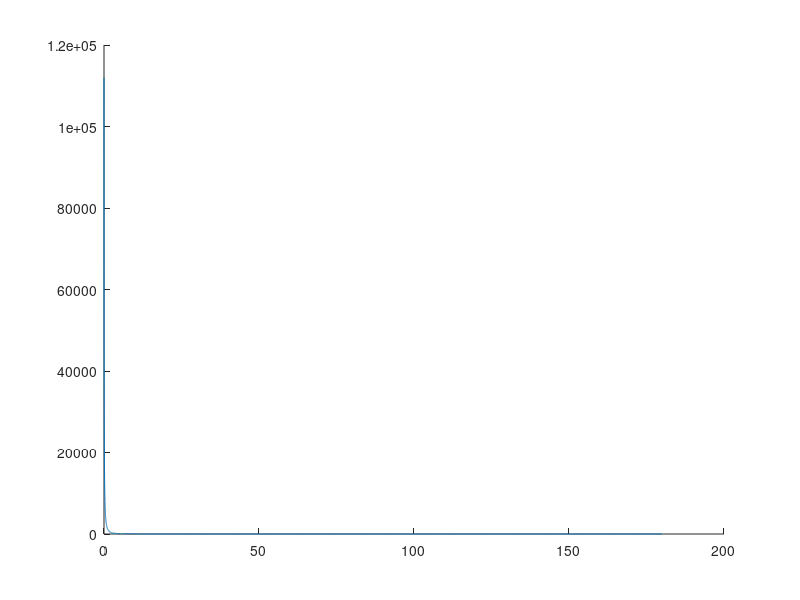

Source code (MATLAB):
% 经验 Petzold 相函数，源自论文:
% THEORETICAL AND EMPIRICAL PHASE FUNCTIONS FOR MONTE CARLO CALCULATIONS OF
% LIGHT SCATTERING IN SEAWATER by Vladimir I. Haltrin

% 定义散射角度 theta (单位: 度)
% 在 0-10 度范围内使用高分辨率，在 10-180 度范围内使用较低分辨率
theta = [[0:0.01:10] [10.1:0.1:180]]; 
% 备选方案1: 使用均匀间隔定义 theta
% theta = [0:180/5000:180];
% 备选方案2: 使用弧度制定义 theta
% theta = [0:pi/5000:pi];
 

% % 港口水体参数
% c = 2.190;
% a = 0.366;
% % 近岸水体参数 (当前启用)
% c = 0.22 + 0.179;
% a = 0.179;
% % 清澈水体参数
% c = 0.0374 + 0.114;
% a = 0.114;
% % Petzold 清澈水体模型 1
c = 0.199;
a = 0.082;
% % Petzold 近岸水体模型 1
% c = 0.470;
% a = 0.195;


% 计算散射系数 b, b = c - a (衰减 = 吸收 + 散射)
b = c-a;
% 计算单次散射反照率 albedo (散射系数 / 衰减系数, b/c, 无量纲)
albedo = (c-a)/c;


% 根据 Haltrin 经验公式计算中间系数
q = 2.598 + 17.748*sqrt(b) - 16.722*b + 5.932*b*sqrt(b);
k1 = 1.188 - 0.688*albedo;
k2 = 0.1*(3.07 - 1.90*albedo);
k3 = 0.01*(4.58 - 3.02*albedo);
k4 = 0.001*(3.24 - 2.25*albedo);
k5 = 0.0001*(0.84 - 0.61*albedo);


% 计算经验相函数
phase_func = (4*pi/b)*exp(q*(1 + ((-1)^1*k1*theta.^(1/2)) ...
                                + ((-1)^2*k2*theta.^(2/2)) ...
                                + ((-1)^3*k3*theta.^(3/2)) ...
                                + ((-1)^4*k4*theta.^(4/2)) ...
                                + ((-1)^5*k5*theta.^(5/2))));
                            
% 计算体积散射函数 beta
beta = (b/(4*pi)).*phase_func;
% 对相函数进行加权（通常用于绘图或某些计算），此处未使用
%phase_func_adj = phase_func.*sind(theta);

%%
% 归一化方程校验：积分结果应接近 1
% 0.5 * integral(p(theta)*sin(theta)*d(theta)) from 0 to pi 应该等于 1
normalization_eq = 0.5.*trapz(theta,(phase_func.*sin(theta*pi/180)));
% 备选方案: 使用 sind 函数，功能相同
% normalization_eq = 0.5.*trapz(theta,(phase_func.*sind(theta)))
  
%%
% 计算累积分布函数 (CDF)，用于蒙特卡洛抽样
cdf_phase_func = cumtrapz(theta,phase_func.*sind(theta));
% 将 CDF 归一化到 [0, 1] 区间
cdf_phase_func = cdf_phase_func ./ max(cdf_phase_func);
% 通过插值计算 CDF 的反函数，生成一个查找表
% 这允许我们通过一个 [0,1] 上的均匀随机数来查找对应的散射角 theta
cdf_phase_func_interp = interp1(cdf_phase_func,theta,[0:0.001:1]);

% 绘图命令 (取消注释以启用)
hold on;    
% 在对数-对数坐标系下绘制相函数，这是可视化相函数的常用方法
plot(theta,phase_func);
